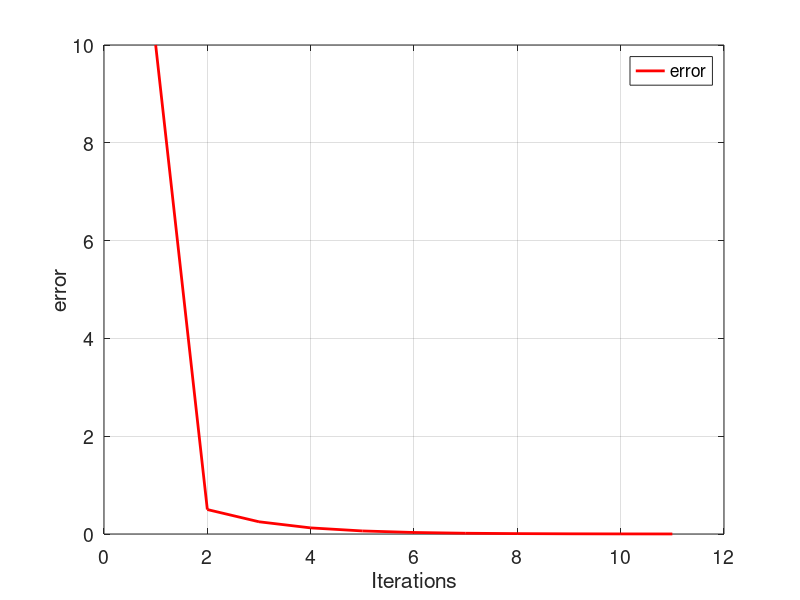

Recreate this plot in MATLAB.
i=1
xl=1
xu=2
e(i)=10

while(e(i) > 0.001)
    
    xr=(xl+xu)/2
    
    fxl=(xl^3)+4*(xl^2)-10
    fxr=(xr^3)+4*(xr^2)-10
    fxu=(xu^3)+4*(xu^2)-10
    
    if(fxl*fxr < 0)
        xu=xr
        e(i+1)=abs(xl-xr);
    end
    
    if(fxu*fxr < 0)
        xl=xr
        e(i+1)=abs(xr-xu);
    end
    i=1+i;
    
    if(fxu*fxr==0)
        xr=xr
    end
end
tamanio = size(e);
ite = 1:1:tamanio(2);
figure('DefaultAxesFontsize', 14)
set (gcf , 'color', 'white');
plot(ite,e,'color',[1 0 0], 'LineWidth',2)
grid on
hold on
xlabel('Iterations')
ylabel('error')
legend ('error')